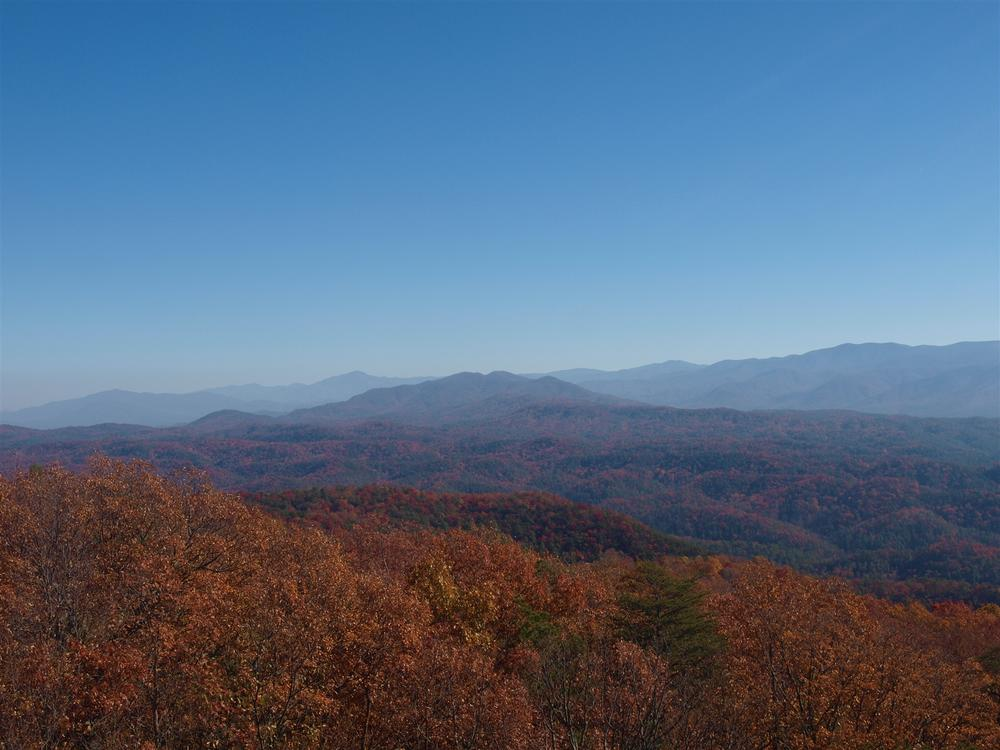
#> input picture data/frames/lookrock/grsm_20161120_1200.jpg, 1000 x 750 px
$ python depth_compare.py
#> lines starting #> are read from the running program, lines starting #| are printed output that depends on the picture
"""Side-by-side: source, Depth Pro 2 (B), DA3-SMALL on the clear Look Rock frame, with
per-ridge depth vs NPS chart distance. Run after depth_dp2.py and depth_da3.py.
Depth Pro 2 weights: research-only (Apple ML Research Model License)."""
import json
from pathlib import Path

import matplotlib
matplotlib.use("Agg")
import matplotlib.pyplot as plt
import numpy as np
from PIL import Image
from scipy.stats import spearmanr

from pluma.regions_lookrock import LANDMARKS, MILE

ROOT = Path(__file__).resolve().parents[1]
D = ROOT / "out/depth"
src = np.asarray(Image.open(ROOT / "data/frames/lookrock/grsm_20161120_1200.jpg").convert("RGB"))
#> src is the input picture: shape (750, 1000, 3); mean R, G, B 86.4, 106.2, 130.3
names = list(LANDMARKS)
chart_km = np.array([LANDMARKS[n][0] * MILE / 1000 for n in names])
ANCHORS = ["Happy Valley Ridge", "Rich Mtn", "Clingmans Dome"]

models = {}
for key, f, label in [("dp2", "lookrock_dp2.npy", "Depth Pro 2 (B)"), ("da3", "lookrock_da3.npy", "DA3-SMALL")]:
    if (D / f).exists():
        models[key] = (np.load(D / f), label)

report = {}
for key, (dep, label) in models.items():
    med = []
    for n in names:
        x0, x1, y0, y1 = LANDMARKS[n][1]
        v = dep[y0:y1, x0:x1]
        v = v[np.isfinite(v)]
        med.append(float(np.median(v)) / 1000 if v.size else np.inf)
    med = np.array(med)
    fin = np.isfinite(med) & (med > 0)
    rho = spearmanr(med[fin], chart_km[fin])[0] if fin.sum() > 2 else float("nan")
    raw_err = (med - chart_km) / chart_km
    ia = [names.index(a) for a in ANCHORS]
    ok = all(np.isfinite(med[i]) and med[i] > 0 for i in ia)
    fit_err = [None] * len(names); ab = None
    if ok:
        b, ln_a = np.polyfit(np.log(med[ia]), np.log(chart_km[ia]), 1)
        pred = np.exp(ln_a) * med ** b
        fit_err = list((pred - chart_km) / chart_km)
        ab = (float(np.exp(ln_a)), float(b))
    order = np.argsort(chart_km)
    sep = None
    for i in order[1:]:
        j = order[list(order).index(i) - 1]
        if fin[i] and fin[j] and med[i] > med[j]:
            sep = chart_km[i]
    sky = dep[:250]
    report[label] = dict(
        per_ridge=[dict(ridge=n, chart_km=round(float(c), 1), model_km=(round(float(m), 2) if np.isfinite(m) else "inf"),
                        raw_error=(round(float(e), 2) if np.isfinite(e) else None),
                        error_after_anchor_fit=(round(float(fe), 2) if fe is not None and np.isfinite(fe) else None))
                   for n, c, m, e, fe in zip(names, chart_km, med, raw_err, fit_err)],
        spearman_vs_chart=float(rho), anchor_fit_a_b=ab, anchors=ANCHORS,
        farthest_chart_km_still_ordered_after_nearer_neighbour=sep,
        sky_top250rows=dict(inf_fraction=float(np.mean(~np.isfinite(sky))),
                            median_finite_km=(float(np.median(sky[np.isfinite(sky)])) / 1000 if np.isfinite(sky).any() else None)),
    )
print(json.dumps(report, indent=1))
(D / "depth_compare.json").write_text(json.dumps(report, indent=1))


def colour(dep):
    v = dep.copy().astype(float)
    finite = np.isfinite(v)
    top = np.nanpercentile(v[finite], 99.5) if finite.any() else 1
    v[~finite] = top
    lv = np.log10(np.clip(v, 1e-3, None))
    lo, hi = np.percentile(lv, 1), np.log10(top)
    return np.clip((lv - lo) / (hi - lo + 1e-9), 0, 1)


fig, axs = plt.subplots(1, 1 + len(models), figsize=(6 * (1 + len(models)), 5.2))
axs = np.atleast_1d(axs)
axs[0].imshow(src); axs[0].set_title("Look Rock, 20 Nov 2016 12:00 (clear reference)", fontsize=10)
for ax, (key, (dep, label)) in zip(axs[1:], models.items()):
    ax.imshow(colour(dep), cmap="magma_r")
    r = report[label]
    ax.set_title(f"{label}: log depth (near = light, far = dark; black = infinite)\nSpearman vs NPS chart = {r['spearman_vs_chart']:.2f}", fontsize=10)
    plt.imsave(D / ("depth_pro2.png" if key == "dp2" else "depth_da3.png"), colour(dep), cmap="magma_r")
for ax in axs:
    for n in names:
        mi, (x0, x1, y0, y1) = LANDMARKS[n]
        ax.add_patch(plt.Rectangle((x0, y0), x1 - x0, y1 - y0, fill=False, ec="cyan", lw=0.8))
        ax.text(x0, y0 - 4, f"{mi} mi", color="cyan", fontsize=7)
    ax.axis("off")
fig.text(0.5, 0.01, "Depth Pro 2 weights: Apple ML Research Model License, research-only (non-commercial). Boxes: NPS chart ridges, distances in miles.",
         ha="center", fontsize=8, style="italic")
fig.tight_layout(rect=(0, 0.03, 1, 1)); fig.savefig(D / "depth_side_by_side.png", dpi=130)
#> after `fig.tight_layout(rect=(0, 0.03, 1, 1))`:
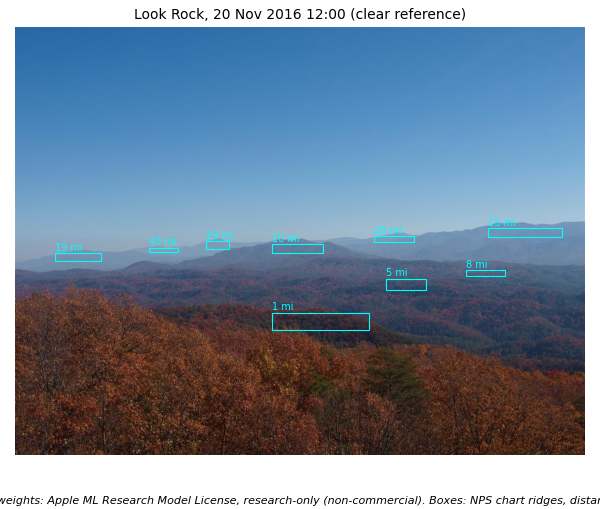
#> figure drawn by matplotlib, 1 panel
print("wrote", D / "depth_side_by_side.png")

$ run again, with data/frames/lookrock/grsm_20161101_1100.jpg copied over data/frames/lookrock/grsm_20161120_1200.jpg
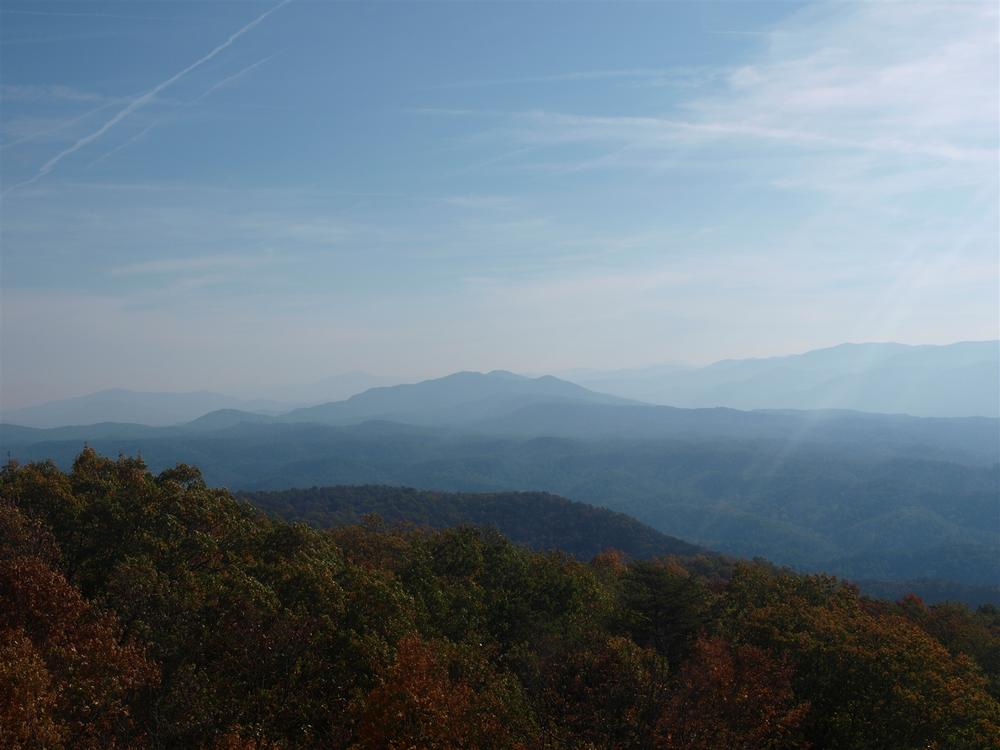
#> input picture data/frames/lookrock/grsm_20161101_1100.jpg, 1000 x 750 px
#> src is the input picture: shape (750, 1000, 3); mean R, G, B 102.9, 119, 131.2
#> `fig.tight_layout(rect=(0, 0.03, 1, 1))`:
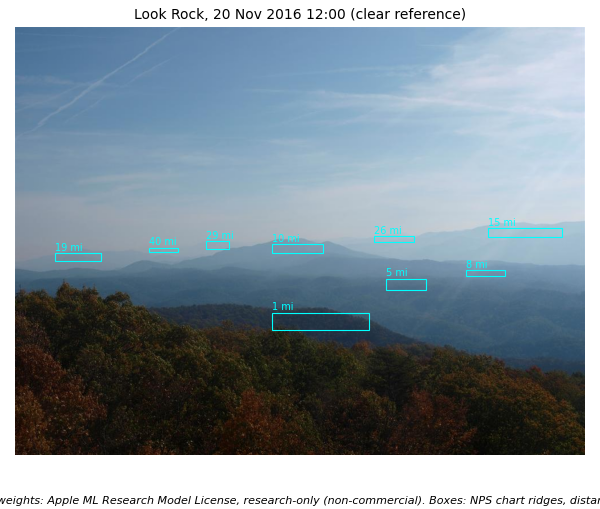
#> figure drawn by matplotlib, 1 panel

$ run again, with data/frames/lookrock/grsm_20161101_1300.jpg copied over data/frames/lookrock/grsm_20161120_1200.jpg
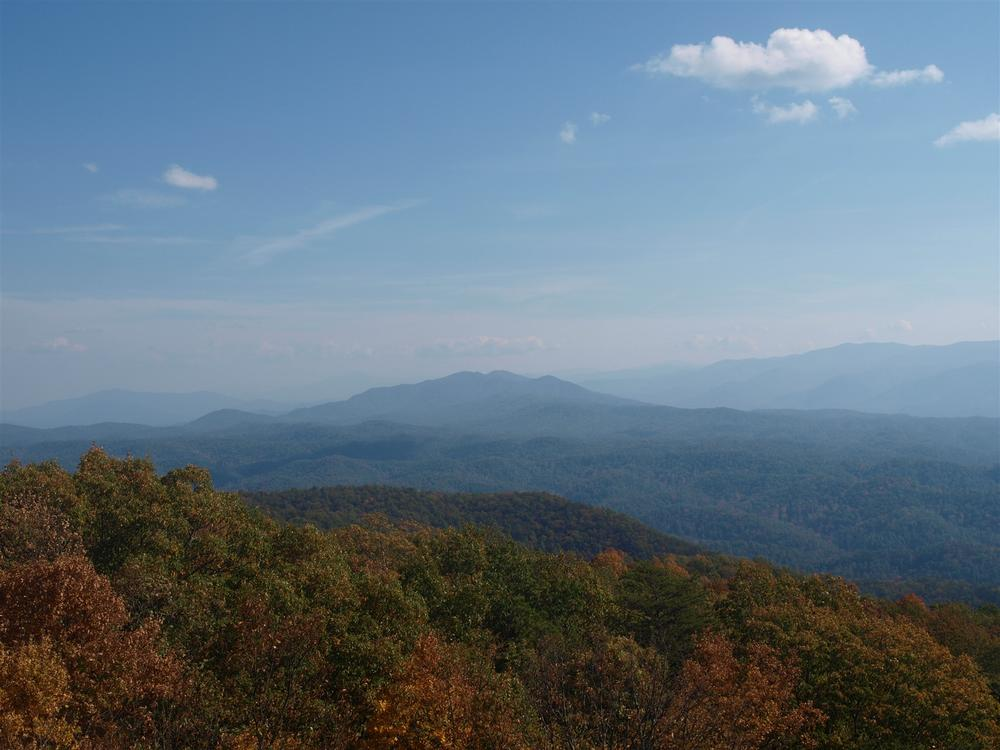
#> input picture data/frames/lookrock/grsm_20161101_1300.jpg, 1000 x 750 px
#> src is the input picture: shape (750, 1000, 3); mean R, G, B 97.9, 114.9, 128.4
#> `fig.tight_layout(rect=(0, 0.03, 1, 1))`:
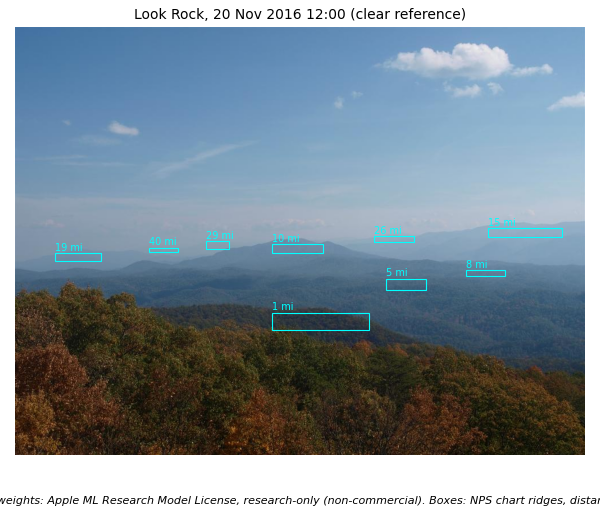
#> figure drawn by matplotlib, 1 panel
